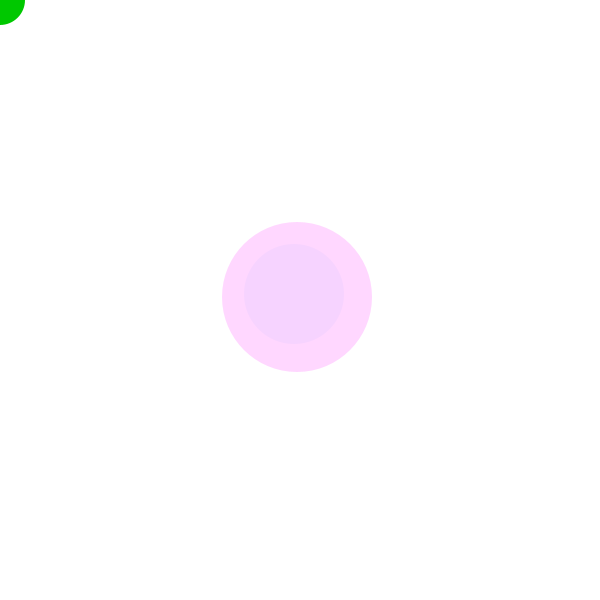
Frame 1 (no input)
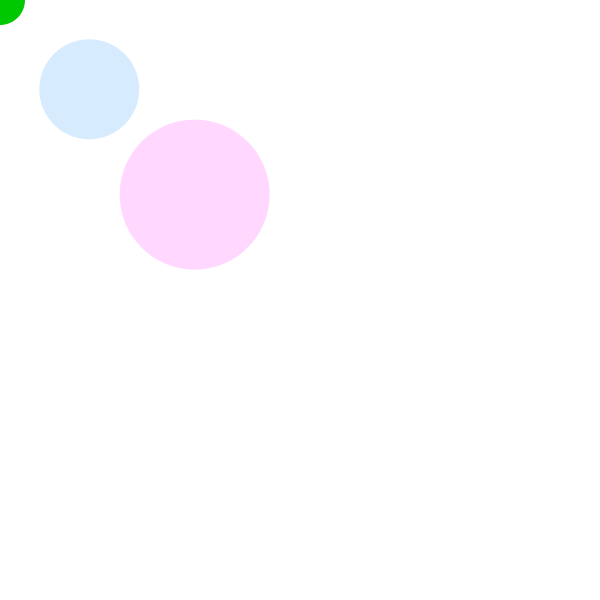
Frame 60 (the mouse pressed at the canvas centre just before this capture)
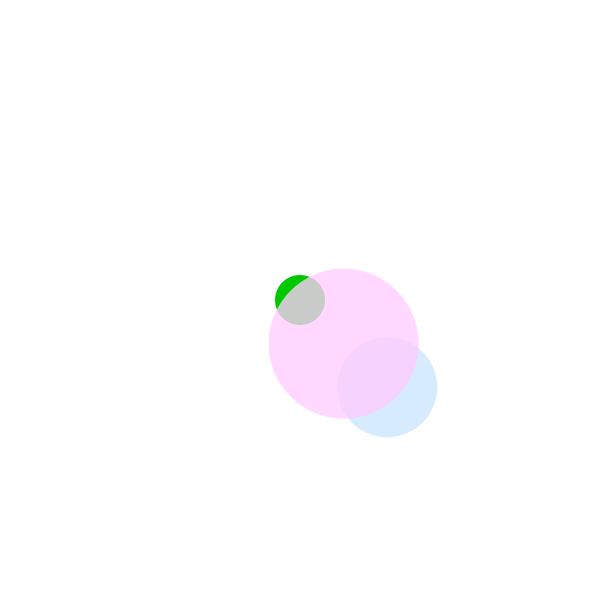
Frame 120 (the mouse held since frame 60 and released just before this capture)

The Processing sketch that drew these frames (run headless with seeded random() and noise(); from frame 60 on, the mouse is pressed at the canvas centre):

// Processing sketch: Persecucion
// ── Persecucion.pde
 
float x,y, z, w;
 
void setup(){
  
 size(600,600);
 smooth();
 surface.setTitle("¡Mis padres me persiguen!");
 noCursor();
 x= width/2;
 y= width/2;
 z = width/4;
 w = width/4;
 ellipseMode(CENTER);
}
 
void draw(){
  //original
  //background(255);
  //fill(0,200,0);
  //noStroke();
  //ellipse(mouseX, mouseY, 100,100);
  //fill(255,0,0,100);
  //ellipse(x ,y ,200,200);
  //x+=(mouseX-x)/50;
  //y+=(mouseY-y)/50;
  
  background(255);
  
  fill(0,200,0);
  noStroke();
  ellipse(mouseX, mouseY, 50,50);
  PVector v1 = new PVector(mouseX, mouseY);
  
  
  
  fill(153,204,255,100);
  //ellipse(x ,y ,100,100);
  x+=(mouseX-x)/50;
  y+=(mouseY-y)/50;
  PVector v2 = new PVector(x, y);
  v2.add(v1.mult(0.5));
  ellipse(v2.x ,v2.y ,100,100);
  //for (int i = 0; i < 40; i = i+1) {
  //line(30, i, 80, i);
//}
////

  
  
  fill(255,204,255,200);
  
  //z+=(mouseX-z)/25;
  //w+=(mouseY-w)/25;
  
  PVector v3 = new PVector(z, w);
  v3.add(v2.mult(0.5));
  ellipse(v3.x ,v3.y ,150,150);
  
}
